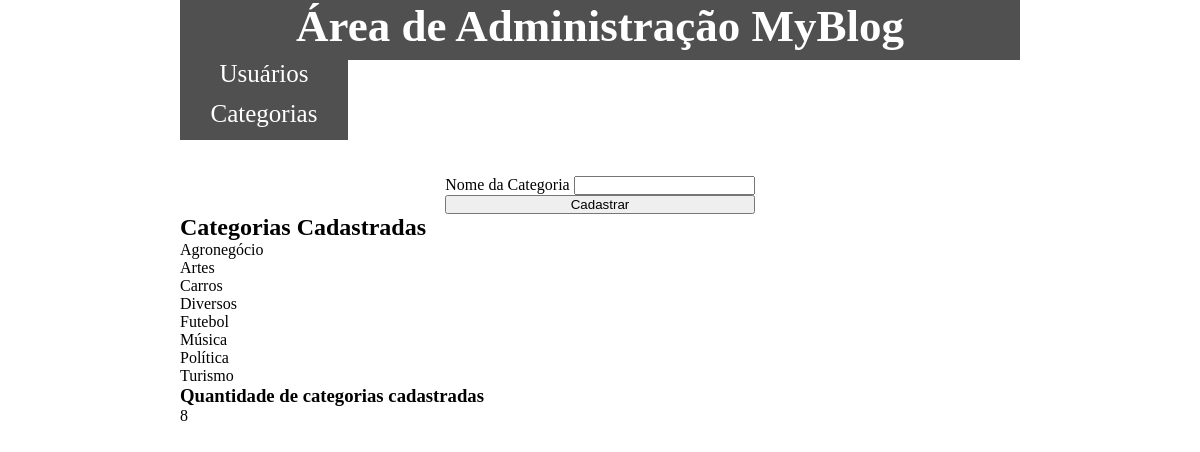
Screenshot of /cad_categoria/ with the database file from the repository.
### Postagem/models.py (models this page shows, shortened)
class Categoria(models.Model):
    nome = models.CharField(max_length=15)
    class Meta:
        ordering = ['nome']

### perfilUser/views.py (the view)
# urls.py: path('cad_categoria/', views.cad_categoria, name='cad_categoria'),
def cad_categoria(request):
    categorias = Categoria.objects.all()
    qnt_categoria = categorias.count()
    status = request.POST.get('status')
    return render(request, 'cad_categoria.html', {'status': status,
                                                  'categorias': categorias,
                                                  'qnt_categoria': qnt_categoria})

### perfilUser/templates/cad_categoria.html (shortened to what this page needs)
{% load static %}
<!DOCTYPE html>
<html lang="pt-BR">
<head>
    <link rel="stylesheet" href="{% static 'perfilUser/css/style.css' %}">
</head>
<body class="body-conf">
    <section>
        <div class="header d-flex jus-cont-center">
            <h1>Área de Administração MyBlog</h1>
        </div>
        <nav class="d-grid menu-nav">
            <div class="d-grid t-align">
                <a class="a-nav text-decoration" href="{% url 'home_adm' %}">Usuários</a>
                <a class="a-nav text-decoration" href="{% url 'cad_categoria' %}">Categorias</a>
            </div>
        </nav>
        <br>
        <br>
        <div class="d-flex jus-cont-center">
            <form class="d-grid" action="{% url 'cadastro_categoria' %}" method="POST"> {% csrf_token %}
                <div>
                    <label for="">Nome da Categoria</label>
                    <input type="text" name="nome_categoria">
                </div>
                <button type="submit">Cadastrar</button>
            </form>
        </div>
    </section>
    <section>
        <div>
            <h2>Categorias Cadastradas</h2>
            {% for categoria in categorias %}
                <p>
                    {{categoria.nome}}
                </p>
            {% endfor %}
        </div>
        <div>
            <h3>Quantidade de categorias cadastradas</h3>
            {{qnt_categoria}}
        </div>
    </section>
</body>
</html>

### perfilUser/static/perfilUser/css/style.css (style rules this page uses)
* { margin: 0; padding: 0; }
.d-grid { display: grid; }
.d-flex { display: flex; }
.jus-cont-center { justify-content: center; }
.text-decoration { text-decoration: none; }
.body-conf { background-color: #ffffff; margin-left: 15%; margin-right: 15%; }
.header { width: 100%; height: 60px; background-color: rgb(80, 80, 80); font-size: 30px; color: #ffffff; }
.menu-nav { background-color: rgb(80, 80, 80); width: 20%; }
.a-nav { width: 100%; height: 40px; font-size: 25px; background-color: rgb(80, 80, 80); color: #ffffff; }
.t-align { text-align: center; }

### rows the page displays
Categoria: nome "Agronegócio"
Categoria: nome "Artes"
Categoria: nome "Carros"
Categoria: nome "Diversos"
Categoria: nome "Futebol"
Categoria: nome "Música"
Categoria: nome "Política"
Categoria: nome "Turismo"

### other values shown
{{ qnt_categoria }} "8"
